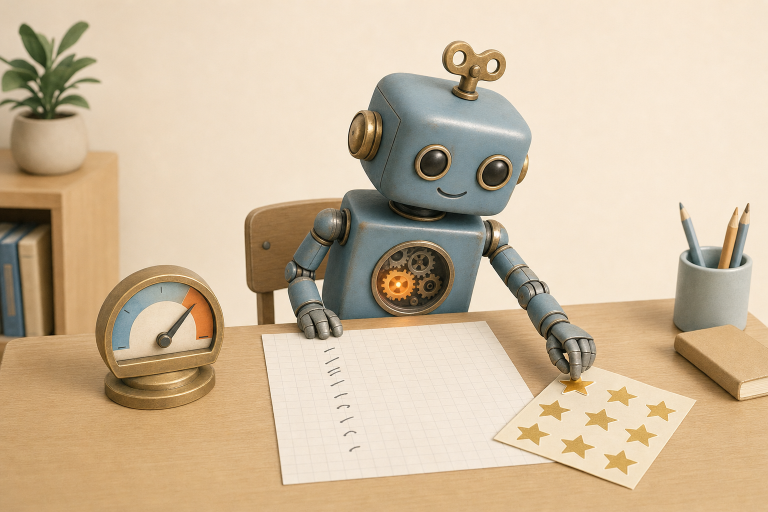
#> input picture experiments/rl-hack-monitor/data/cover/illustration-2.png, 1536 x 1024 px (shown at 1/2 size)
$ python make_cover.py data/cover/illustration-2.png
#> lines starting #> are read from the running program, lines starting #| are printed output that depends on the picture; after the words box and inside, x2 and y2 are one past the last pixel; in counts of white or black regions, pixels touching at a corner belong together
"""Make the cover and the research-page thumbnail for the rl-hack-monitor note.

    python experiments/rl-hack-monitor/make_cover.py --generate   # image model (OPENAI_API_KEY), ~$0.25 per image
    python experiments/rl-hack-monitor/make_cover.py              # lay out and resize the saved illustration

The cover is an illustration made with an image model (gpt-image-2, 1536x1024, high quality) from PROMPT below: a
student at a desk reaching for a gold sticker beside an unfinished sum, with a small dial on the desk already
swinging toward red. --generate writes two candidates to data/cover/illustration-<n>.png; the second (CHOSEN, the robot touching the star sheet) was kept.
Writes report/figures/hero.jpg (1536x1024, the illustration at 86% on a gradient of its own background) and the
720x480 thumbnail; build_meta.py crops og.jpg from the hero.
"""

from __future__ import annotations

import base64
import os
import re
import sys
from pathlib import Path

from PIL import Image, ImageDraw, ImageFilter

HERE = Path(__file__).resolve().parent
sys.path.insert(0, str(HERE))

COVER = HERE / "data" / "cover"
CHOSEN = COVER / "illustration-2.png"
HERO = HERE / "report" / "figures" / "hero.jpg"
THUMB = HERE.parent / "shared" / "thumbs" / "rl-hack-monitor.jpg"
MODEL = "gpt-image-2"

PROMPT = """A clean, playful modern editorial illustration, wide 3:2, soft and calm.
Subject: a small friendly wind-up robot sits at a tidy school desk, seen from slightly above at an angle. In front of
it lies a sheet of squared paper with a half-finished column of handwritten-looking strokes (abstract marks, not
readable). The robot's metal hand is reaching past the paper toward a shiny gold star sticker on a little sheet of
stickers at the edge of the desk. On the robot's chest is a small round glass window showing its clockwork inside,
and one gear in that window glows a warm orange, as if something inside has already decided. On the desk beside it
stands a small brass gauge with a needle that is just beginning to tip from a calm blue zone toward an orange zone,
while the paper itself still looks unchanged.
Style: soft volumetric shading, gentle gradients, matte materials, restrained palette of warm off-white background,
pale sand and light wood, soft slate blue for the gauge's calm zone and the robot's body, a single warm orange accent
for the glowing gear, the gauge's warning zone and the star. Generous empty space, uncluttered, centred composition
with the robot and the gauge in the middle third so they survive a crop. Precise, friendly, not cartoonish.
Strictly no text, no letters, no numbers, no digits, no labels, no logos, no watermarks, no user interface, no
charts, no people, no hands of people."""


def env_key(name: str) -> str:
    """An API key from the environment or the nearest .env file; never printed."""
    if os.environ.get(name):
        return os.environ[name]
    for parent in [HERE, *HERE.parents]:
        env = parent / ".env"
        if env.exists():
            for line in env.read_text().splitlines():
                m = re.match(rf"\s*{name}\s*=\s*(.*)", line)
                if m:
                    return m.group(1).strip().strip("\"'")
    raise SystemExit(f"{name} not found")


def generate(n: int = 2) -> None:
    from openai import OpenAI

    client = OpenAI(api_key=env_key("OPENAI_API_KEY"))
    COVER.mkdir(parents=True, exist_ok=True)
    result = client.images.generate(model=MODEL, prompt=PROMPT, size="1536x1024", quality="high", n=n)
    for i, item in enumerate(result.data, start=1):
        path = COVER / f"illustration-{i}.png"
        path.write_bytes(base64.b64decode(item.b64_json))
        print("wrote", path.relative_to(HERE))


def main() -> None:
    if "--generate" in sys.argv:
        generate()
        return
    im = Image.open(CHOSEN).convert("RGB").resize((1536, 1024), Image.LANCZOS)
#> im is the input picture: PIL image 1536x1024 RGB; mean R, G, B 206.2, 186.1, 158.2
    # Zoom out to 86% on a vertical gradient sampled from the illustration's own background, edges feathered, so the
    # centred 1200x630 crop that build_meta.py makes for og.jpg keeps the whole object.
    scale = 0.86
    small = im.resize((round(1536 * scale), round(1024 * scale)), Image.LANCZOS)
    top = im.crop((620, 10, 920, 40)).resize((1, 1), Image.BOX).getpixel((0, 0))
#> top = (245, 228, 208)
    bottom = im.crop((620, 980, 920, 1014)).resize((1, 1), Image.BOX).getpixel((0, 0))
#> bottom = (217, 178, 130)
    canvas = Image.new("RGB", (1536, 1024))
#> canvas: PIL image 1536x1024 RGB; every value is 0
    for y in range(1024):
        t = y / 1023
        canvas.paste(tuple(round(top[c] * (1 - t) + bottom[c] * t) for c in range(3)), (0, y, 1536, y + 1))
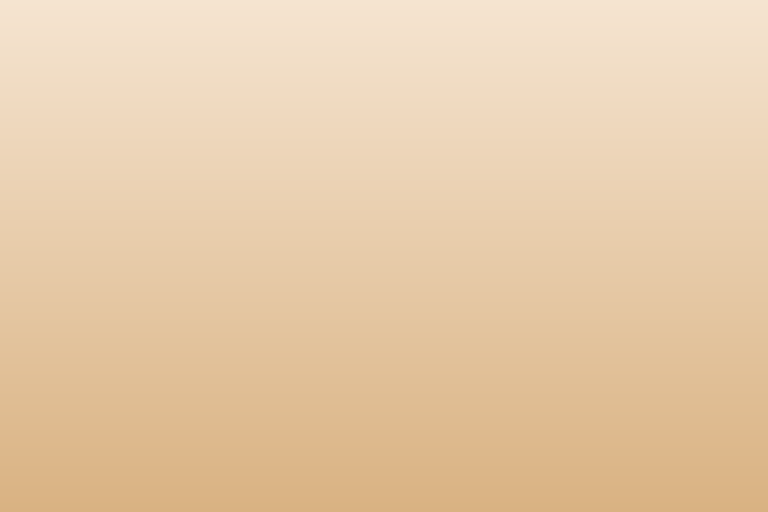
#> canvas: PIL image 1536x1024 RGB (shown at 1/2 size); mean R, G, B 231, 203, 169
    mask = Image.new("L", small.size, 0)
#> mask: PIL image 1321x881 L; every value is 0
    ImageDraw.Draw(mask).rectangle((50, 50, small.width - 50, small.height - 50), fill=255)
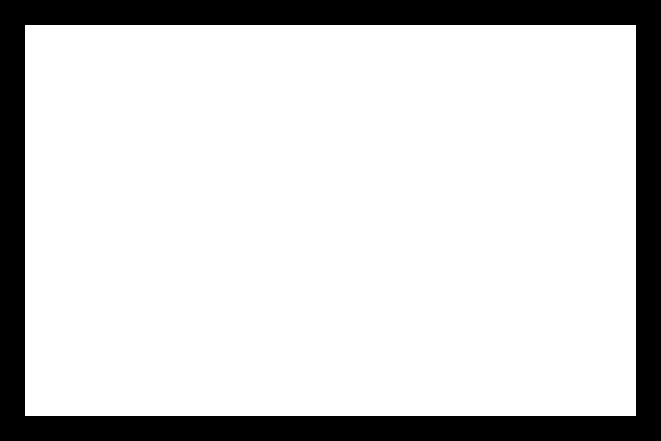
#> mask: PIL image 1321x881 L (shown at 1/2 size); 82.1% white; 1 black region, box (x1, y1, x2, y2) and area: (0, 0, 1321, 881) 208197
    offset = ((1536 - small.width) // 2, (1024 - small.height) // 2)
#> offset = (107, 71)
    canvas.paste(small, offset, mask.filter(ImageFilter.GaussianBlur(30)))
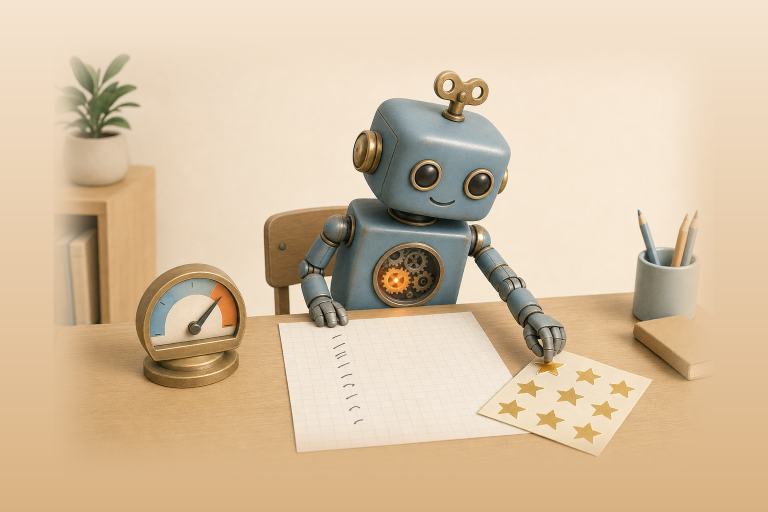
#> canvas: PIL image 1536x1024 RGB (shown at 1/2 size); mean R, G, B 214.9, 192.3, 162.8
    HERO.parent.mkdir(parents=True, exist_ok=True)
    canvas.save(HERO, quality=88)
    canvas.resize((720, 480), Image.LANCZOS).save(THUMB, quality=88)
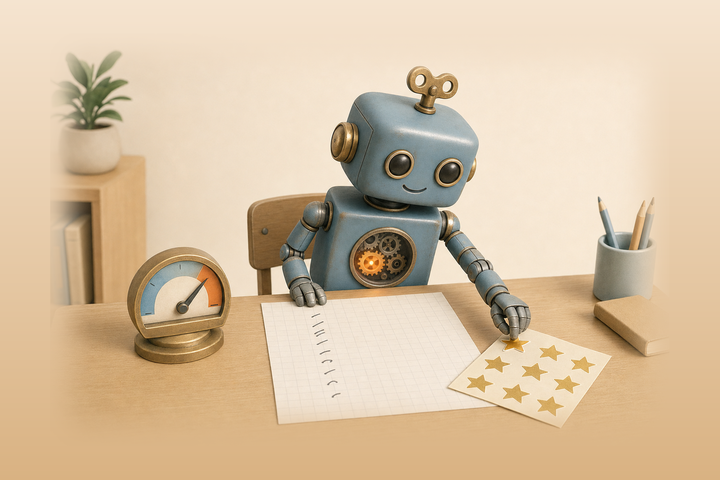
#> saved as rl-hack-monitor.jpg: PIL image 720x480 RGB; mean R, G, B 214.9, 192.3, 162.8
    print("wrote", HERO.relative_to(HERE), "and", THUMB.name)


if __name__ == "__main__":
    main()
